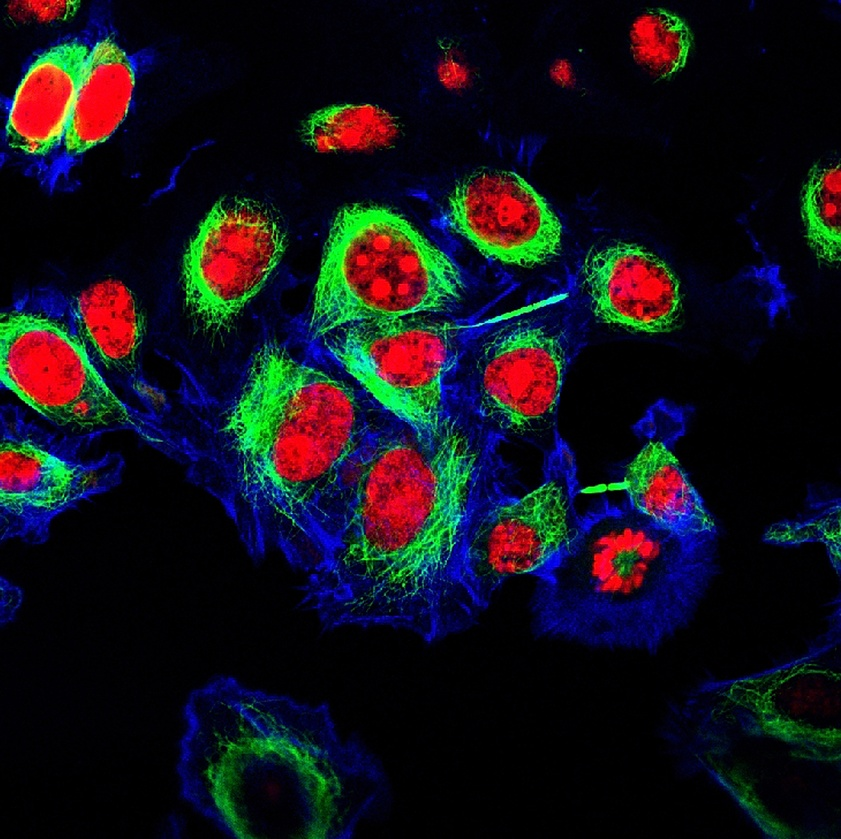
#> input picture Point Processes/images/hela_cells_RGB.jpg, 841 x 839 px, shrunk from 2280 x 2276 before the run
$ python histogram.py ../images/hela_cells_RGB.jpg 3 ../images/blue_channel.png
#> lines starting #> are read from the running program, lines starting #| are printed output that depends on the picture; after the words box and inside, x2 and y2 are one past the last pixel; in counts of white or black regions, pixels touching at a corner belong together
### Point Processes/src/file_operations.py
from pathlib import Path
import cv2 as cv
import numpy as np


def rgb_to_gray(rgb_image):
    # Note: OpenCV uses BGR instead of RGB
    blue_image = (0.1140 * rgb_image[:, :, 0]).astype(np.uint8)
    green_image = (0.5871 * rgb_image[:, :, 1]).astype(np.uint8)
    red_image = (0.2989 * rgb_image[:, :, 2]).astype(np.uint8)
    return red_image + green_image + blue_image


def save_image(image, path):
    cv.imwrite(path, image)
    return


def open_image(path):
    return cv.imread(path)
#> returned value is the input picture: shape (839, 841, 3); mean B, G, R 26, 19.4, 21.3


# [8 lines left out: function open_image_grayscale, not called in this run]

def open_image_binary(path):
    image = cv.imread(path)
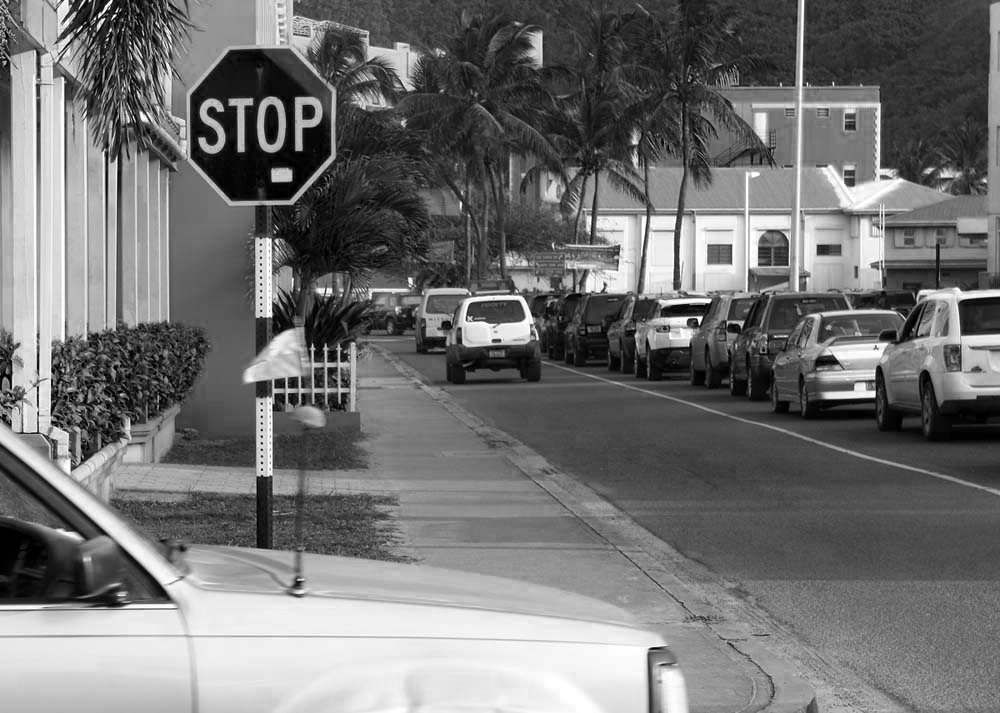
#> input picture Point Processes/images/blue_channel.png, 1000 x 713 px
#> image is the input picture: shape (713, 1000, 3); min 0, max 255, mean 114.5

    # image is RGB, convert to grayscale
    if len(image.shape) == 3:
        image = rgb_to_gray(image)
#> in rgb_to_gray, `green_image = (0.5871 * rgb_image[:, :, 1]).astype(np.uint8)`:
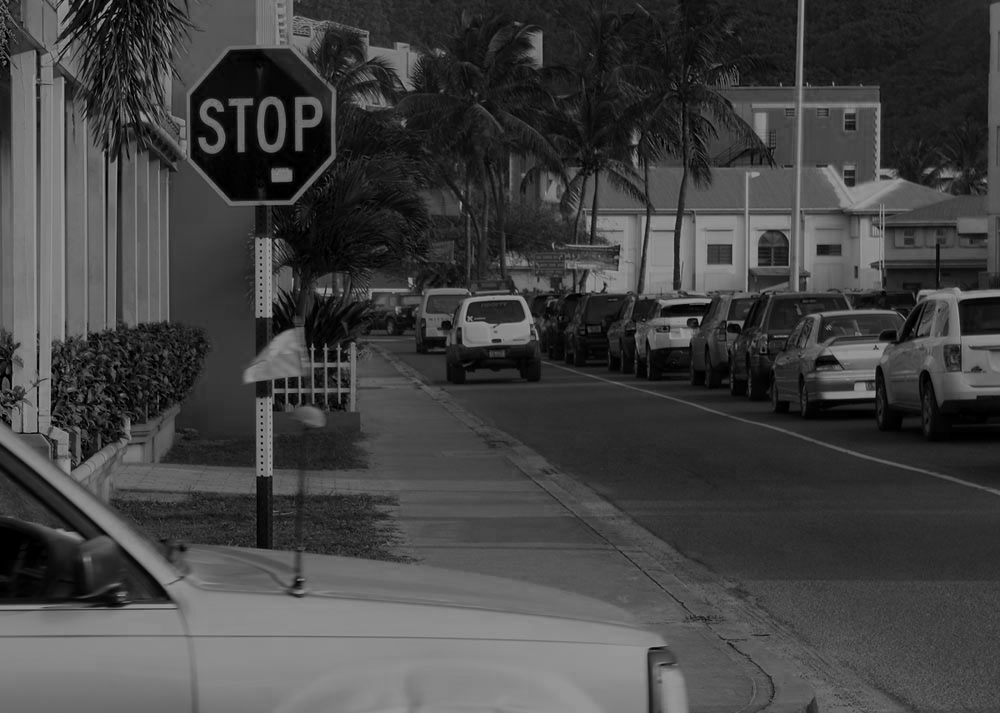
#> green_image: shape (713, 1000); min 0, max 149, mean 66.7
#> in rgb_to_gray, `red_image = (0.2989 * rgb_image[:, :, 2]).astype(np.uint8)`:
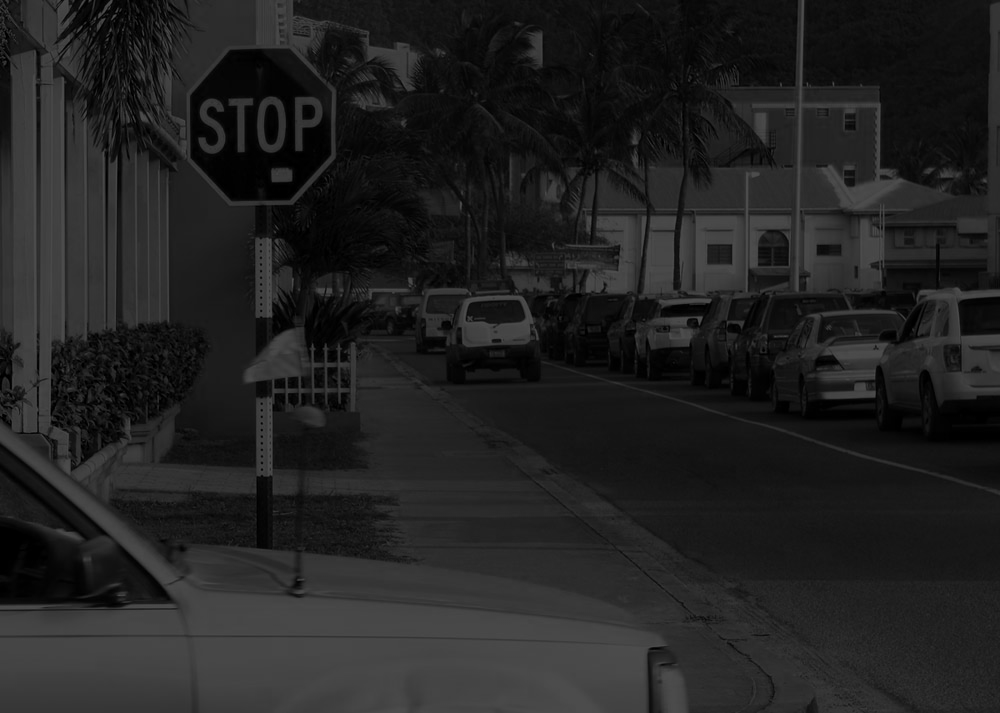
#> red_image: shape (713, 1000); min 0, max 76, mean 33.7

    image = (image > 127).astype(np.uint8) * 255
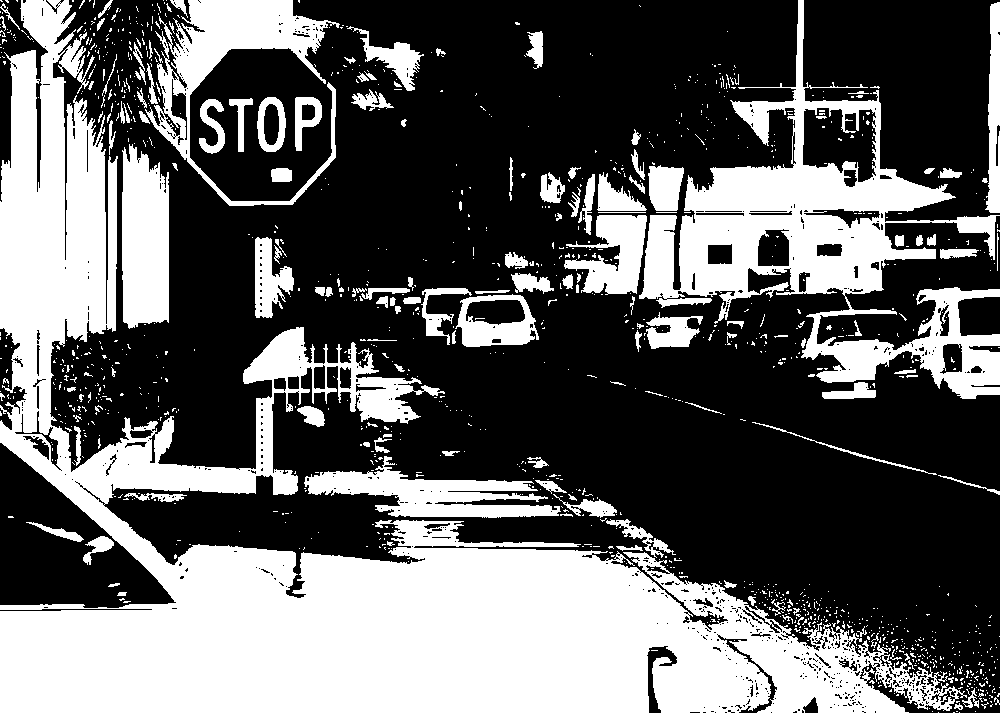
#> image: shape (713, 1000); 38.1% white; 1297 white regions (1146 under 20 px), largest, box (x1, y1, x2, y2) and area: (0, 0, 967, 713) 171127, (639, 0, 1000, 399) 39636, (145, 0, 340, 206) 10814

    return image

def show_image(image, title):
    cv.imshow(title, image)
    cv.waitKey(0)
    cv.destroyAllWindows()


def get_image_folder():
    folder = Path(__file__).parents[1].joinpath("images").resolve()
    assert folder.exists()
    return folder

### Point Processes/src/histogram.py
import time
import matplotlib.pyplot as plt
import numpy as np
import sys
import logging
from file_operations import (
    open_image,
    show_image,
    get_image_folder,
    open_image_binary,
    save_image,
)


def myimhist(image, nbins=256, mask=None):
    intensity_occurances = np.zeros(256, dtype=np.uint64)
    if mask is not None:
        for i in range(image.shape[0]):
            for j in range(image.shape[1]):
                if mask[i, j] == 255:
                    intensity_occurances[image[i, j]] += 1
    else:
        for i in range(image.shape[0]):
            for j in range(image.shape[1]):
                intensity_occurances[image[i, j]] += 1

    bin_size = 256 / nbins
    hist = np.zeros(nbins, dtype=np.uint64)
    for index, value in enumerate(intensity_occurances):
        bin_index = int(index / bin_size)
        hist[bin_index] += value

    return hist


if __name__ == "__main__":
    image_folder = get_image_folder()

    if len(sys.argv) == 1:
        print("Please provide an input file")
        print('Example: python histogram.py [input_file] [nbits] [mask_file (optional)]')
        exit(1)

    INPUT_FILENAME = sys.argv[1]
    INPUT_FILEPATH = image_folder.joinpath(INPUT_FILENAME)

    if not INPUT_FILEPATH.exists():
        print("Input file does not exist")
        exit(1)

    image = open_image(str(INPUT_FILEPATH))

    if len(sys.argv) == 2:
        print("Please provide a number of bins")
        print('Example: python histogram.py [input_file] [nbits] [mask_file (optional)]')
        exit(1)

    nbins = int(sys.argv[2])

    if nbins < 0 or nbins > 256:
        print("Please provide a valid number of bins")
        print('Range: 0 - 256')
        exit(1)

    mask = None

    if len(sys.argv) == 4:
        MASK_FILENAME = sys.argv[3]
        MASK_FILEPATH = image_folder.joinpath(MASK_FILENAME)

        if not MASK_FILEPATH.exists():
            print("Mask file does not exist")
            exit(1)

        mask = open_image_binary(str(MASK_FILEPATH))

    show_image(image, "input image")

    if mask is not None:
        print("mask provided")
        show_image(mask, "input mask")
    else:
        print("mask not provided")

    # iterate through each channel of image
    colors = ["blue", "green", "red"]
    for i in range(image.shape[2]):
        channel = image[..., i]
        # show_image(channel, f"{colors[i]} channel")
        save_image(channel, str(image_folder.joinpath(f"{colors[i]}_channel.png")))
        start = time.perf_counter()
#> (the run stopped early here; a loop or call above may not have finished)
